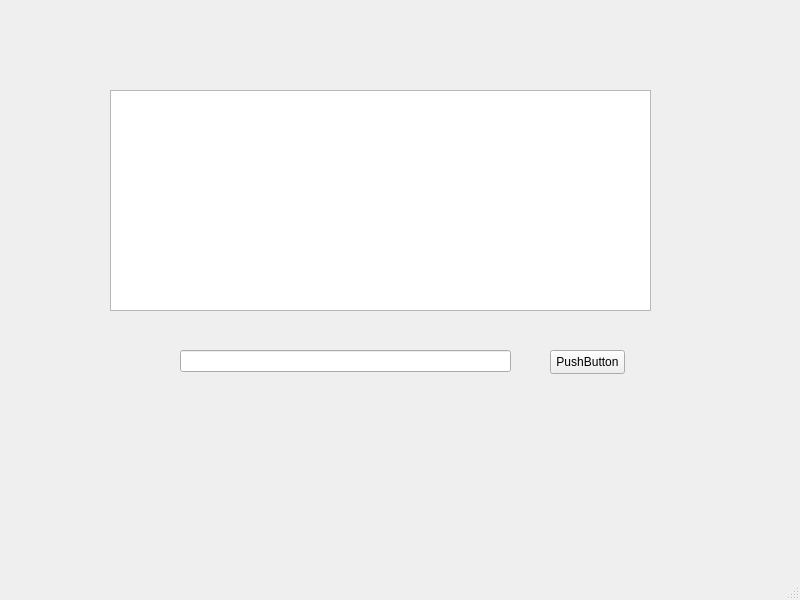
<?xml version="1.0" encoding="UTF-8"?>
<ui version="4.0">
 <class>MainWindow</class>
 <widget class="QMainWindow" name="MainWindow">
  <property name="geometry">
   <rect>
    <x>0</x>
    <y>0</y>
    <width>800</width>
    <height>600</height>
   </rect>
  </property>
  <property name="windowTitle">
   <string>MainWindow</string>
  </property>
  <widget class="QWidget" name="centralwidget">
   <widget class="QTextEdit" name="textEdit">
    <property name="geometry">
     <rect>
      <x>110</x>
      <y>90</y>
      <width>541</width>
      <height>221</height>
     </rect>
    </property>
   </widget>
   <widget class="QLineEdit" name="lineEdit">
    <property name="geometry">
     <rect>
      <x>180</x>
      <y>350</y>
      <width>331</width>
      <height>22</height>
     </rect>
    </property>
   </widget>
   <widget class="QPushButton" name="pushButton">
    <property name="geometry">
     <rect>
      <x>550</x>
      <y>350</y>
      <width>75</width>
      <height>24</height>
     </rect>
    </property>
    <property name="text">
     <string>PushButton</string>
    </property>
   </widget>
  </widget>
  <widget class="QMenuBar" name="menubar">
   <property name="geometry">
    <rect>
     <x>0</x>
     <y>0</y>
     <width>800</width>
     <height>22</height>
    </rect>
   </property>
  </widget>
  <widget class="QStatusBar" name="statusbar"/>
 </widget>
 <resources/>
 <connections/>
</ui>
